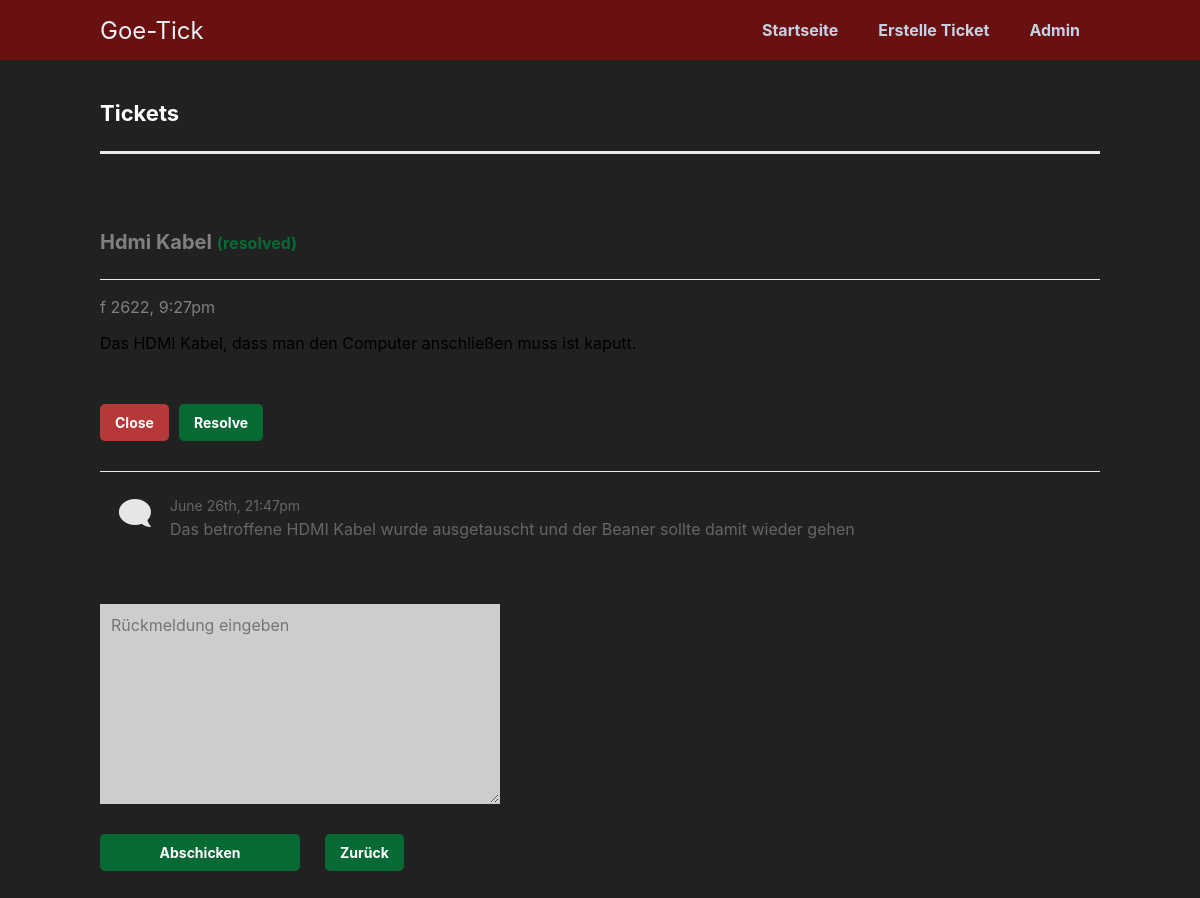
/admin.php?id=52, run on the app's committed database.
### tables this page shows
CREATE TABLE `tickets` (
  `ticket_ID` int(11) NOT NULL,
  `fehler_ID` int(11) NOT NULL,
  `nutzer_ID` int(11) NOT NULL,
  `title` varchar(255) NOT NULL,
  `created` datetime NOT NULL DEFAULT current_timestamp(),
  `StatusTicket` enum('open','closed','resolved') NOT NULL DEFAULT 'open'
);

CREATE TABLE `issue` (
  `Fehler_ID` int(11) NOT NULL,
  `ticket_ID` int(11) NOT NULL,
  `user_ID` int(11) NOT NULL,
  `Raum` varchar(255) NOT NULL,
  `Gerät` text NOT NULL,
  `Beschreibung` text NOT NULL
);

CREATE TABLE `tickets_comments` (
  `kommentar_ID` int(11) NOT NULL,
  `ticket_ID` int(11) NOT NULL,
  `user_ID` int(11) NOT NULL,
  `kommentar` varchar(255) NOT NULL,
  `erstelldatum` int(11) NOT NULL DEFAULT current_timestamp()
);

### admin.php (the view, shortened to what this page needs)
<?php
include 'functions.php';
$pdo = pdo_connect_mysql();
$stmt_ticket= $pdo->prepare('SELECT * From tickets INNER JOIN issue on tickets.ticket_ID = issue.ticket_ID');
$stmt_ticket->execute();
$tickets = $stmt_ticket->fetchall(PDO::FETCH_ASSOC);
$stmt_comment = $pdo -> prepare('SELECT kommentar, erstelldatum, ticket_ID from tickets_comments');
$stmt_comment->execute();
$comments = $stmt_comment->fetchall(PDO::FETCH_ASSOC);
?>
<?=template_header('hilfe bei der fehlerfindung')?>
<div class="content view">
    <h1>Tickets</h1>
    <?php
if(!isset($_GET['id'])):?>
    <?php foreach ($tickets as $tk):?>
    <a href="admin.php?id=<?=$tk['ticket_ID']?>" class="ticket">
        <span class="con">
            <h2><?=htmlspecialchars($tk['title'], ENT_QUOTES)?>
                <span class="<?=$tk['StatusTicket']?>">(<?=$tk['StatusTicket']?>)</span>
            </h2>
    </a>
    <p class="created"><?=date('f ds, g:ia', strtotime($tk['created']))?></p>
    </span>
    <?php endforeach;?>
    <?php else: ?>
    <?php foreach ($tickets as $tk):?>
    <?php if ($tk['ticket_ID'] == $_GET['id']): ?>
    <div class="ticket">
        <h2><?=htmlspecialchars($tk['title'], ENT_QUOTES)?>
            <span class="<?=$tk['StatusTicket']?>">(<?=$tk['StatusTicket']?>)</span>
        </h2>
        <p class="created"><?=date('f ds, g:ia', strtotime($tk['created']))?></p>
        <?php echo $tk['Beschreibung'] ?>
    </div>
    <div class="btns">
        <a href="admin.php?id=<?=$_GET['id']?>&status=closed" class="btn red">Close</a>
        <a href="admin.php?id=<?=$_GET['id']?>&status=resolved" class="btn">Resolve</a>
    </div>
    <div class="comments">
        <?php foreach($comments as $comment): ?>
        <?php if ($comment['ticket_ID'] == $_GET['id']): ?>
        <div class="comment">
            <div>
                <i class="fas fa-comment fa-2x"></i>
            </div>
            <p>
                <span><?=date('F dS, G:ia', strtotime($comment['erstelldatum']))?></span>
                <?=nl2br(htmlspecialchars($comment['kommentar'], ENT_QUOTES))?>
            </p>
        </div>
        <?php endif; ?>
        <?php endforeach; ?>
    </div>
    <form action="" method="post">
        <textarea name="kommentar" placeholder="Rückmeldung eingeben"></textarea>
        <div class="btns">
            <input type="submit" value="Abschicken">
            <a href="admin.php" class="btn">Zurück</a>
        </div>
    </form>
    <?php endif; ?>
    <?php endforeach; ?>
    <?php endif ?>
</div>
<?=template_footer()?>

### stylesheet.css (style rules this page uses)
* { box-sizing: border-box; font-family: -apple-system, BlinkMacSystemFont, "segoe ui", roboto, oxygen, ubuntu, cantarell, "fira sans", "droid sans", "helvetica neue", Arial, sans-serif; font-size: 16px; -webkit-font-smoothing: antialiased; -moz-osx-font-smoothing: grayscale; }
body { background-color: #212121; margin: 0; }
.content { width: 1000px; margin: 0 auto; }
.content h1 { margin: 2; padding: 25px 0; font-size: 22px; border-bottom: 3px solid #ebebeb; color: #ffffff; }
.content h2 { margin: 2; padding: 25px 0; font-size: 20px; border-bottom: 1px solid #ebebeb; color: gray; }
.btns { display: flex; }
.btns .btn { display: inline-block; text-decoration: none; background-color: #076a35; font-weight: bold; font-size: 14px; border-radius: 5px; color: #FFFFFF; padding: 10px 15px; margin: 15px 10px 15px 0; }
.btns .btn.red { background-color: #b63838; }
.view h2 .open, .view h2 .resolved { color: #076a35; }
.view .ticket { padding: 20px 0; }
.view .ticket .created { color: gray; }
.view .comments { margin-top: 15px; border-top: 1px solid #ebebeb; padding: 25px 0; }
.view .comments .comment { display: flex; padding-bottom: 5px; }
.view .comments .comment div { display: flex; align-items: flex-start; justify-content: center; width: 70px; color: #e6e6e6; transform: scaleX(-1); }
.view .comments .comment p { margin: 0 0 20px 0; color: #666666; }
.view .comments .comment p span { display: flex; font-size: 14px; padding-bottom: 5px; color: #666666; }
.create form, .view form { padding: 15px 0; display: flex; flex-flow: column; width: 400px; }
.create form input, .create form textarea, .view form input, .view form textarea { padding: 10px; width: 100%; margin-right: 25px; margin-bottom: 15px; background-color: #cdcdcd; border: 1px solid #cccccc; }
.create form textarea, .view form textarea { height: 200px; }
.create form input[type="submit"], .view form input[type="submit"] { display: block; background-color: #076a35; border: 0; font-weight: bold; font-size: 14px; color: #FFFFFF; cursor: pointer; width: 200px; margin-top: 15px; border-radius: 5px; }

### data on the page
tickets: title "Hdmi Kabel", StatusTicket "resolved", created "f 2622, 9:27pm", fehler_ID.Beschreibung "Das HDMI Kabel, dass man den Computer anschließen muss ist kaputt."
tickets_comments: erstelldatum "June 26th, 21:47pm", kommentar "Das betroffene HDMI Kabel wurde ausgetauscht und der Beaner sollte damit wieder gehen"
